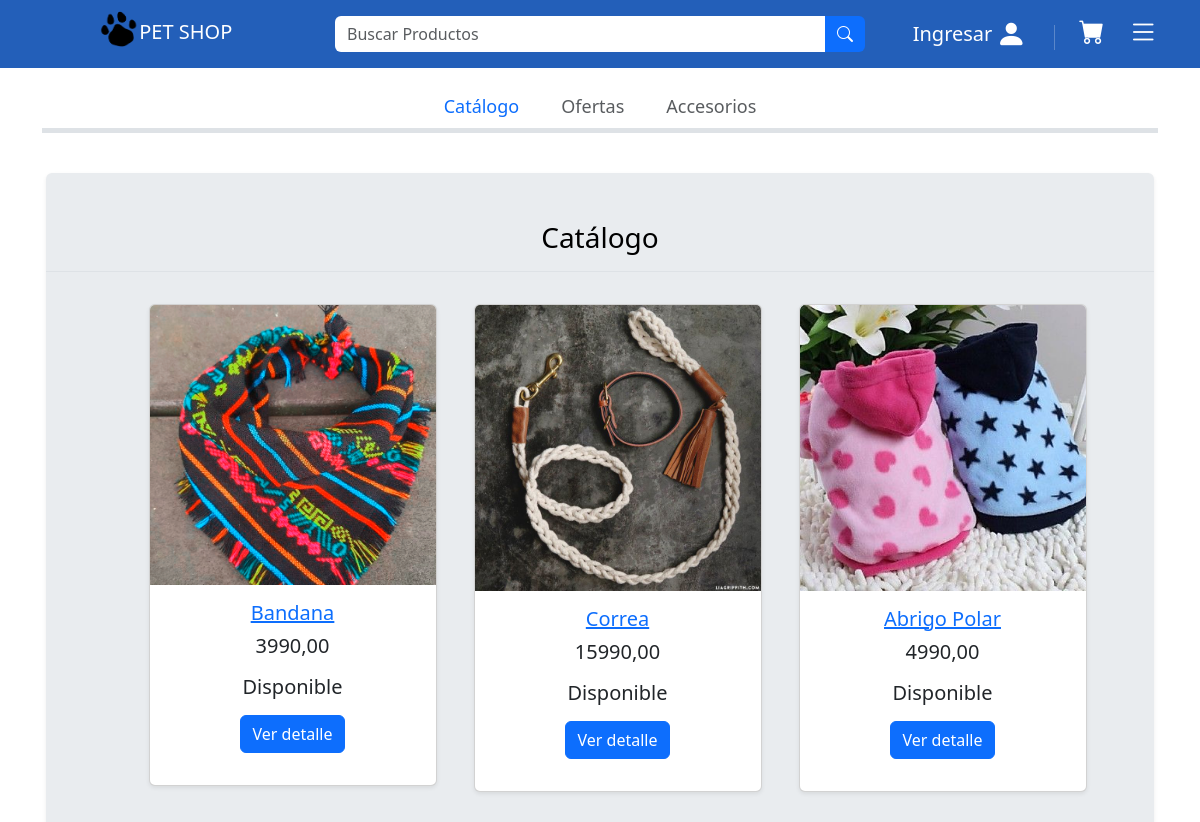
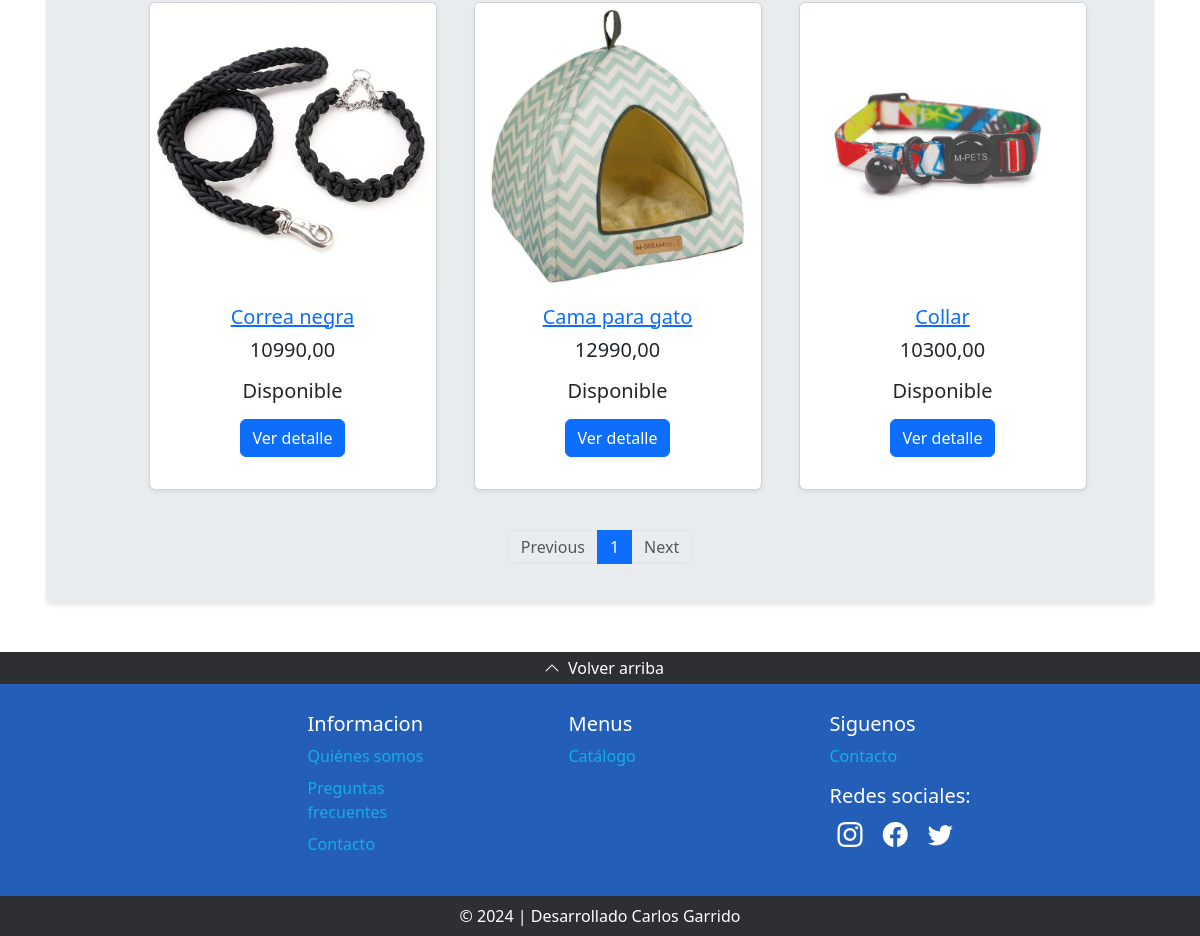
Screenshot of /catalogo/ with the database file from the repository (2 pictures, top to bottom).
### core/models.py (models this page shows, shortened)
class Product(models.Model):
    nombre = models.CharField(max_length=100)
    descripcion = models.TextField()
    precio = models.DecimalField(max_digits=8, decimal_places=2)  # Cambiar a decimal_places=2
    imagen1 = models.ImageField(upload_to='product_images/', default='default_image.png')
    imagen2 = models.ImageField(upload_to='product_images/', default='default_image.png')
    stock = models.PositiveIntegerField(default=0)

### core/views.py (the view)
# urls.py: path('catalogo/', views.catalogo, name='catalogo'),
def catalogo(request):
    products = Product.objects.all().order_by('id')
    paginator = Paginator(products, 6)  # Mostrar 6 productos por página
    page_number = request.GET.get('page')
    page_obj = paginator.get_page(page_number)
    context = {
        'products': page_obj,
    }
    return render(request, 'catalogo.html', context)

### core/templates/catalogo.html
{% extends 'base.html' %}
{% block content %}
{% load static %}
<div class="contenido px-3 py-4 mt-3 text-center">
    <div
        class="row justify-content-sm-center pb-3 fs-5 fw-normal lh-sm text-body-emphasis bg-body-secondary rounded shadow-sm">
        <h3 class="pt-5">Catálogo</h3>
        <p class="border-bottom py-1"></p>
        {% for product in products %}
        <div class="col-sm-3 my-3 mx-4">
            <div class="card shadow-sm" style="width: 18rem;">
                <a href="{% url 'product_detail' product.id %}">
                    <img src="{{ product.imagen1.url }}" class="card-img-top" alt="Imagen del producto">
                </a>
                <div class="card-body">
                    <a href="{% url 'product_detail' product.id %}">
                        <h5 class="card-title">{{ product.nombre }}</h5>
                    </a>
                    <p class="card-text">{{ product.precio }}</p>
                    <p class="card-text">
                        {% if product.stock > 0 %}
                        Disponible
                        <br>
                        <a href="{% url 'product_detail' product.id %}" class="btn btn-primary my-3">Ver detalle</a>
                        {% else %}
                        No disponible
                        <br>
                        <a href="{% url 'product_detail' product.id %}" class="btn btn-primary my-3">Ver detalle</a>
                        {% endif %}
                    </p>
                </div>
            </div>
        </div>
        {% endfor %}
        <div class="col-12 d-flex justify-content-center text-center">
            <nav aria-label="...">
                <ul class="pagination m-4">
                    {% if products.has_previous %}
                    <li class="page-item">
                        <a class="page-link" href="?page={{ products.previous_page_number }}">Previous</a>
                    </li>
                    {% else %}
                    <li class="page-item disabled">
                        <a class="page-link">Previous</a>
                    </li>
                    {% endif %}
                    {% for i in products.paginator.page_range %}
                    {% if products.number == i %}
                    <li class="page-item active" aria-current="page">
                        <a class="page-link" href="?page={{ i }}">{{ i }}</a>
                    </li>
                    {% else %}
                    <li class="page-item">
                        <a class="page-link" href="?page={{ i }}">{{ i }}</a>
                    </li>
                    {% endif %}
                    {% endfor %}
                    {% if products.has_next %}
                    <li class="page-item">
                        <a class="page-link" href="?page={{ products.next_page_number }}">Next</a>
                    </li>
                    {% else %}
                    <li class="page-item disabled">
                        <a class="page-link">Next</a>
                    </li>
                    {% endif %}
                </ul>
            </nav>
        </div>
    </div>
</div>
{% endblock %}

### core/templates/base.html (shortened to what this page needs)
<!DOCTYPE html>
<html lang="es" data-bs-theme="light">
<head>
  {% load static %}
  <link href="https://cdn.jsdelivr.net/npm/bootstrap@5.3.0/dist/css/bootstrap.min.css" rel="stylesheet">
  <link href="https://cdn.jsdelivr.net/npm/bootstrap-icons@1.10.5/font/bootstrap-icons.min.css" rel="stylesheet">
  <link href="https://getbootstrap.com/docs/5.3/assets/css/docs.css" rel="stylesheet">
</head>
<body>
  <header>
    <div class="container-fullwidith text-center" style="background-color: #235fb9;">
      <div class="container text-center">
        <div class="navbar navbar-dark bg-faded justify-content-center">
          <div class="row justify-content-sm-center">
            <div class="col-sm-3 pb-2 d-flex justify-content-center align-items-  <a class="logo me-2" href="/">
              <img src="{% static 'img/pata1.png' %}" alt="logo" width="42.5" height="42.5">
            <a class="navbar-brand fw-medium mt-1" href="/">PET SHOP</a>
          </div>
            <div class="col-sm-6 d-flex justify-content-center align-items-center">
              <form class="d-flex mx-2 w-90 justify-content-center align-items-center" action="{% url 'buscar_productos' %}" method="GET">
                <div class="input-group">
                  <input class="form-control border-0 mr-2 fw-medium" type="search" name="q" placeholder="Buscar Productos"
                    aria-label="Search" size="120">
                  <button class="btn btn-primary border-0" type="submit"> <i class="bi bi-search"></i></button>
                </div>
              </form>
            </div>
            <div class="col-sm-3 d-flex justify-content-center align-items-center mb-1">
              <div class="d-flex ps-3 justify-content-center align-items-center">
                {% if user.is_authenticated %}
                <a class="ingresar text-decoration-none" href="{% url 'logout' %}">
                  <button type="button" class="btn border-0 ps-0 fs-5 d-flex text-center mt-1"
                    style="color: rgb(255, 255, 255);">
                    Cerrar sesión
                    <i class="bi bi-person-fill d-flex ps-1" style="font-size: 30px;color: rgb(255, 255, 255);"></i>
                  </button>
                </a>
                {% else %}
                <a class="ingresar text-decoration-none" href="{% url 'login' %}">
                  <button type="button" class="btn border-0 ps-0 fs-5 d-flex text-center mt-1"
                    style="color: rgb(255, 255, 255);">
                    Ingresar
                    <i class="bi bi-person-fill d-flex ps-1" style="font-size: 30px;color: rgb(255, 255, 255);"></i>
                  </button>
                </a>
                {% endif %}
                {% if user.is_authenticated %}
                <a class="carro" href="{% url 'carrito' %}">
                  <i class="bi bi-cart-fill me-4" style="font-size: 25px;color: rgb(255, 255, 255);"></i>
                </a>
                {% else %}
                <a class="carro disabled" href="{% url 'login' %}" tabindex="-1" aria-disabled="true">
                  <i class="bi bi-cart-fill me-4" style="font-size: 25px;color: rgb(255, 255, 255);"></i>
                </a>
                {% endif %}
                <div class="dropdown bd-mode-toggle">
                    <button class="btn border-0 p-0" id="bd-theme-text" style="font-size: 30px;color: rgb(255, 255, 255);"
                      type="button" aria-expanded="false" data-bs-toggle="dropdown" aria-label="Toggle theme (light)">
                      <i class="bi bi-list"></i>
                    </button>
                  </div>
              </div>
            </div>
          </div>
        </div>
      </div>
    </div>
    <div class="container text-center py-3 pb-0 mb-0" id="header">
      <nav class="navbar navbar-expand-lg justify-content-center align-items-center border-bottom pb-0 mb-0 pt-0 border-5">
        <ul class="collapse navbar-collapse nav nav-tabs border-bottom-0 justify-content-center align-items-center"
          style="font-size: large;" id="navbarTogglerDemo01">
          <li class="nav-item px-1 fw-medium">
            <a class="nav-link" href="{% url 'catalogo' %}">Catálogo</a>
          </li>
          <li class="nav-item px-1 fw-medium">
            <a class="nav-link disabled" href="#">Ofertas</a>
          </li>
          <li class="nav-item px-1 fw-medium">
            <a class="nav-link disabled" href="#">Accesorios</a>
          </li>
        </ul>
      </nav>
    </div>
</header>
  <main class="container-fullwidith pb-4">
    <div class="container">
      {% block content %}
      {% endblock %}
    </div>
  </main>
  <footer>
  <div class="container-fluid fw-medium" style="color: white;background-color: #2D2F33;">
    <div class="row justify-content-center text-center py-1">
      <a class="footer-volver text-decoration-none " href="#" style="color: white">
        <i class="bi bi-chevron-up px-0 mx-2"></i>Volver arriba
      </a>
    </div>
  </div>
  <div class="container-fullwidith fw-medium" style="color: white;background-color: #235fb9;">
    <div class="container justify-content-center py-4">
      <div class="row justify-content-center mt-1 px-5">
        <div class="col-4 col-lg-2 offset-lg-1">
          <h5>Informacion</h5>
          <ul class="list-unstyled">
            <li class="mb-2"><a class="link-info link-opacity-75 link-underline link-underline-opacity-0 link-opacity-25-hover" href="{% url 'acerca' %}">Quiénes somos</a></li>
            <li class="mb-2"><a class="link-info link-opacity-75 link-underline link-underline-opacity-0 link-opacity-25-hover" href="{% url 'faq' %}">Preguntas frecuentes</a></li>
            <li class="mb-2"><a class="link-info link-opacity-75 link-underline link-underline-opacity-0 link-opacity-25-hover"href="{% url 'contacto' %}">Contacto</a></li>
          </ul>
        </div>
        <div class="col-4 col-lg-2 offset-lg-1">
          <h5>Menus</h5>
          <ul class="list-unstyled">
            <li class="mb-2"><a class="link-info link-opacity-75 link-underline link-underline-opacity-0 link-opacity-25-hover" href="{% url 'catalogo' %}">Catálogo</a></li>
          </ul>
        </div>
        <div class="col-4 col-lg-2 offset-lg-1">
          <h5>Siguenos</h5>
          <ul class="list-unstyled">
            <li class="mb-2"><a class="link-info link-opacity-75 link-underline link-underline-opacity-0 link-opacity-25-hover" href="{% url 'contacto' %}">Contacto</a></li>
          </ul>
          <h5>Redes sociales:</h5>
          <a class="instagram mx-2" href="#">
            <i class="bi bi-instagram" style="font-size: 25px;color: rgb(255, 255, 255);"></i>
          </a>
          <a class="facebook mx-2" href="#">
            <i class="bi bi-facebook" style="font-size: 25px;color: rgb(255, 255, 255);"></i>
          </a>
          <a class="twitter mx-2" href="#">
            <i class="bi bi-twitter" style="font-size: 25px;color: rgb(255, 255, 255);"></i>
          </a>
        </div>
      </div>
    </div>
  </div>
  <div class="container-fullwidith text-center py-2" style="color: white;background-color: #2D2F33;">
    <span class="navbar-dark navbar-tex d-none d-lg-block">
      &copy; 2024 | Desarrollado Carlos Garrido
    </span>
  </div>
</footer>
</body>
</html>

### rows the page displays
Product: imagen1 (picture), nombre "Bandana", precio "3990,00", stock "Disponible"
Product: imagen1 (picture), nombre "Correa", precio "15990,00", stock "Disponible"
Product: imagen1 (picture), nombre "Abrigo Polar", precio "4990,00", stock "Disponible"
Product: imagen1 (picture), nombre "Correa negra", precio "10990,00", stock "Disponible"
Product: imagen1 (picture), nombre "Cama para gato", precio "12990,00", stock "Disponible"
Product: imagen1 (picture), nombre "Collar", precio "10300,00", stock "Disponible"

### other values shown
{{ i }} "1"
